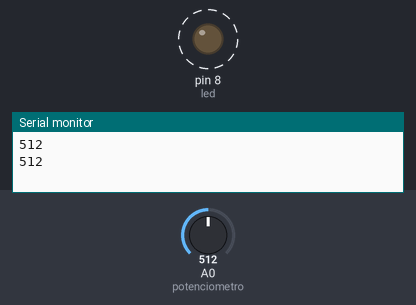
Bench run of a sketch on a simulated Arduino Uno, built with avr-gcc and run on an emulated ATmega328P. Parts: output pins drawn as LEDs (lit = HIGH), the last lines printed to the serial monitor. Dashed ring = blinking. The test bench sets the inputs (shaded band); at power-on: A0 (potenciometro) = 512.

Above: at 1.8 s.
1.9 s: A0 (potenciometro) set to 306
At 2.2 s:
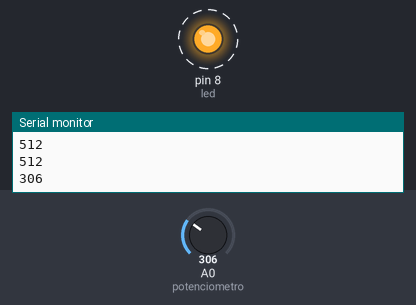
5.4 s: A0 (potenciometro) set to 122
At 5.56 s:
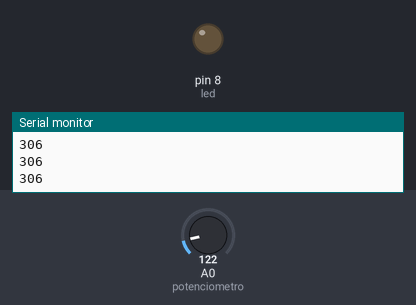
Timing chart, 0 to 14.9 s (numbered marks = the images above; inputs shaded):
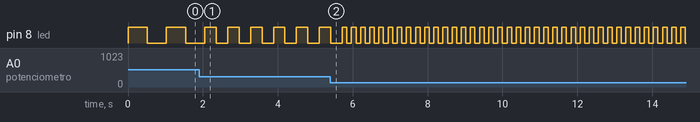

Measured:
- after the input at 1.9 s, pin 8 (led): alternates HIGH for 0.31 s and LOW for 0.31 s, starting after 0.46 s
- by itself, pin 8 (led): alternates HIGH for 0.51 s and LOW for 0.51 s

The sketch:

practica_3a.ino
```cpp
int potenciometro = A0;
int led = 8;
int lectura = 0;

void setup(){
  pinMode(led, OUTPUT);
  Serial.begin(9600);
}

void loop() {
  lectura = analogRead(potenciometro);
  Serial.println(lectura);

  digitalWrite(led, HIGH);
  delay(lectura);
  digitalWrite(led, LOW);
  delay(lectura);
}
```
